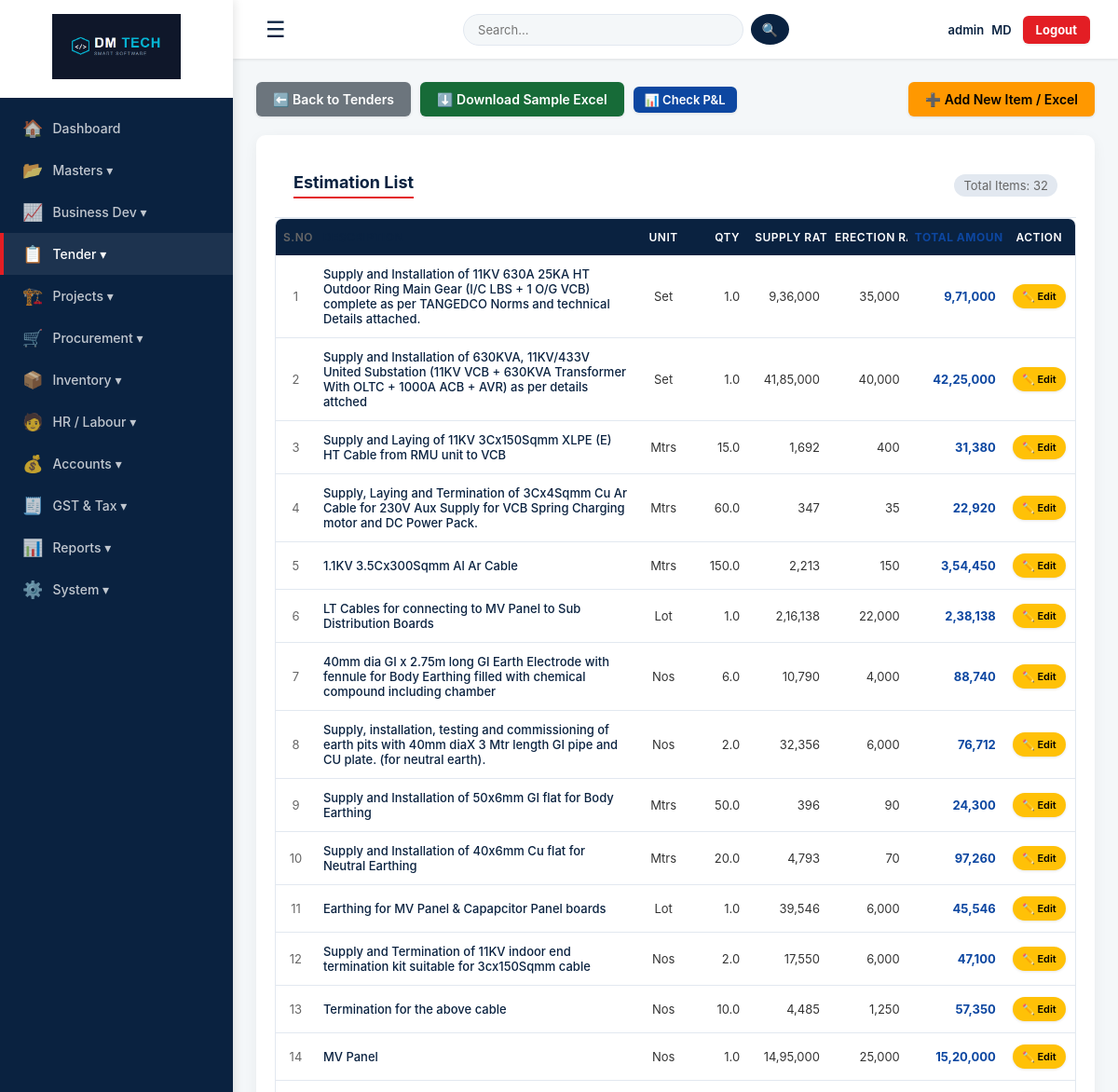
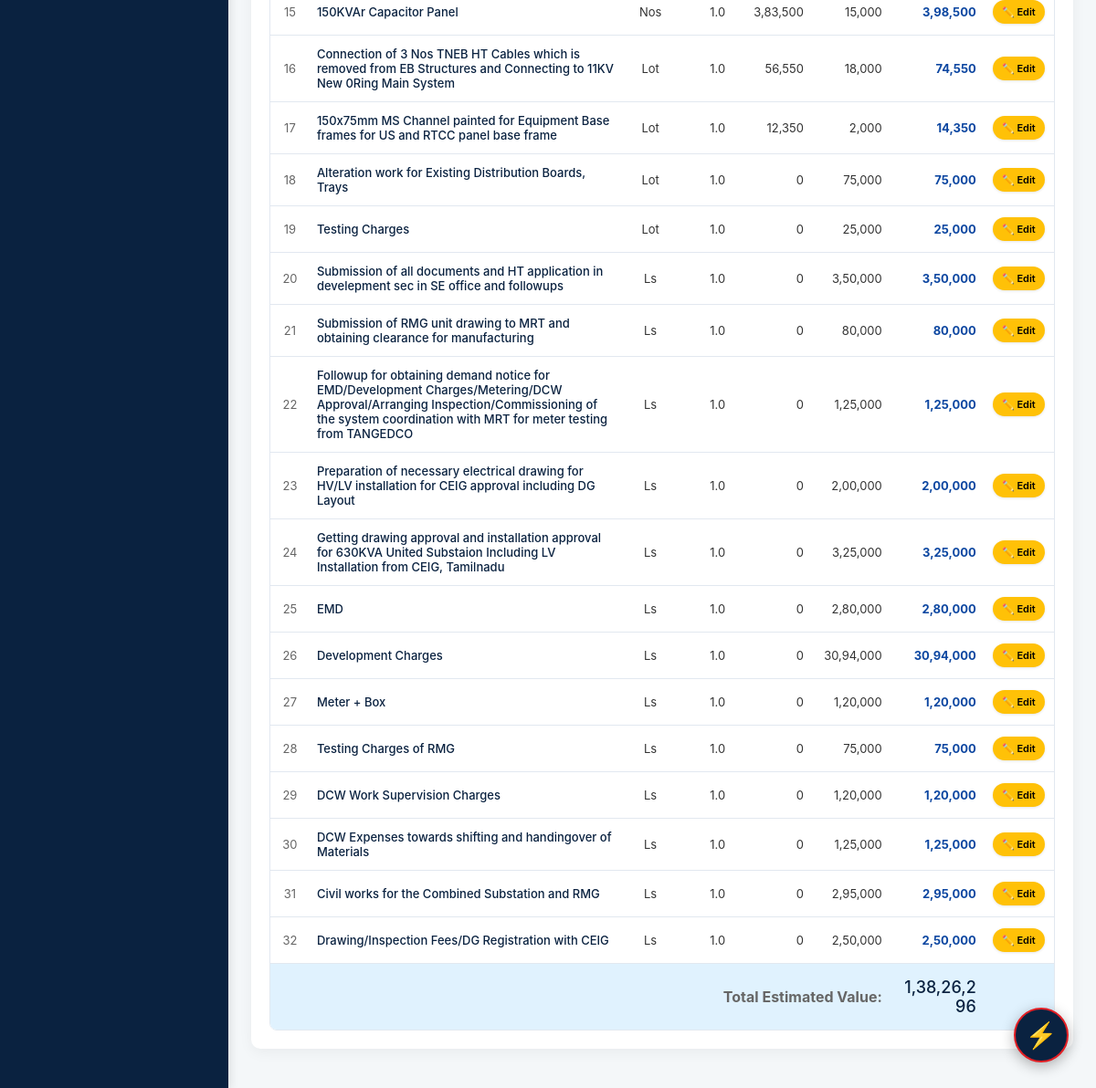
The app's page /tender/1 (signed in) with its own data (2 pictures, top to bottom).
### tables this page shows
CREATE TABLE tender_items (id INTEGER PRIMARY KEY AUTOINCREMENT, tender_id INTEGER NOT NULL, description TEXT, unit TEXT, quantity REAL DEFAULT 0, rate REAL DEFAULT 0, supply_rate REAL DEFAULT 0, erection_rate REAL DEFAULT 0, amount REAL DEFAULT 0, company_supply_rate REAL DEFAULT 0, company_erection_rate REAL DEFAULT 0);

CREATE TABLE tenders (id INTEGER PRIMARY KEY AUTOINCREMENT, tender_no TEXT NOT NULL, client_name TEXT NOT NULL, tender_date TEXT, submission_date TEXT, status TEXT DEFAULT 'Pending', estimated_value REAL DEFAULT 0);

### app.py (the view, shortened to what this page needs)
@app.route("/tender/<int:id>", methods=["GET", "POST"])
def tender_items(id):
    if not session.get("username"): return redirect(url_for("login"))
    conn = get_db()
    t = conn.execute("SELECT * FROM tenders WHERE id=?", (id,)).fetchone()
    items = conn.execute("SELECT * FROM tender_items WHERE tender_id=?", (id,)).fetchall()
    conn.close(); return render_template("tender_items.html", tender=t, items=items)

### app.py (called while the page is built, shortened)
@app.context_processor
def inject_permissions():
    role = session.get('role', 'Admin')
    return dict(is_admin_or_gm=role in ['MD', 'Admin', 'GM'])

@app.after_request
def add_header(response):
    response.headers["Cache-Control"] = "no-cache, no-store, must-revalidate, public, max-age=0"
    response.headers["Pragma"] = "no-cache"
    response.headers["Expires"] = "0"
    return response

@app.template_filter('inr')
def format_inr(number):
    if number is None: return "0"
    try: number = float(number)
    except: return "0"
    is_negative = False
    if number < 0:
        is_negative = True
        number = abs(number)
    integer_part = str(round(number))
    if len(integer_part) > 3:
        last_three = integer_part[-3:]
        remaining = integer_part[:-3]
        groups = []
        while len(remaining) > 2:
            groups.insert(0, remaining[-2:])
            remaining = remaining[:-2]
        if remaining: groups.insert(0, remaining)
        formatted_integer = ",".join(groups) + "," + last_three
    else:
        formatted_integer = integer_part
    result = formatted_integer
    if is_negative: result = "-" + result
    return result

def get_db():
    conn = sqlite3.connect(DATABASE, timeout=20)
    conn.row_factory = sqlite3.Row
    return conn

@app.before_request
def restrict_access():
    if not session.get("username"): return
    role = session.get("role", "MD")
    endpoint = request.endpoint
    finance_routes = ['accounts', 'accounts_entry', 'delete_account_entry', 'delete_bill',
                      'print_bill', 'client_ledger', 'vendor_ledger', 'gst_reconciliation',
                      'run_reconciliation', 'gstr1', 'credit_notes', 'delete_credit_note',
                      'general_expenses', 'company_pnl', 'pay_purchase_bill', 'payroll']
    if endpoint in finance_routes and role not in ['MD', 'GM', 'Accountant']:
        flash("Access Denied: Finance module is restricted.", "error")
        return redirect(url_for('dashboard'))
    if role == "MD": return

### templates/tender_items.html (shortened to what this page needs)
{% extends "base.html" %}
{% block content %}
<div style="margin-bottom: 20px; display: flex; gap: 10px; align-items: center; flex-wrap: wrap;" class="no-print">
    <a href="{{ url_for('tenders') }}" class="btn" style="background: #6c757d;">⬅️ Back to Tenders</a>
    <a href="{{ url_for('download_tender_sample') }}" class="btn" style="background: #176b38;">⬇️ Download Sample Excel</a>
    <a href="{{ url_for('tender_pnl', id=tender['id']) }}" class="btn" style="padding: 6px 12px; font-size: 13px; background: #0d47a1;">📊 Check P&L</a>
    <button type="button" onclick="toggleAddForm()" class="btn" id="toggleBtn" style="background: #ff9800; color: black; margin-left: auto;">➕ Add New Item / Excel</button>
</div>
<div class="card" style="border: none; box-shadow: 0 4px 15px rgba(0,0,0,0.05); border-radius: 10px; overflow: hidden;">
    <div style="padding: 20px; border-bottom: 1px solid #e2e8f0; display: flex; justify-content: space-between; align-items: center;">
        <h3 style="margin: 0; color: #0a2240;">Estimation List</h3>
        <span style="font-size: 13px; color: #666; background: #e2e8f0; padding: 4px 10px; border-radius: 20px;">Total Items: {{ items|length }}</span>
    </div>
    <div class="table-scroll-container">
        <table class="est-table">
            <thead>
                <tr>
                    <th>S.NO</th>
                    <th>Description</th>
                    <th>Unit</th>
                    <th>Qty</th>
                    <th>Supply Rate</th>
                    <th>Erection Rate</th>
                    <th>Total Amount</th>
                    <th class="no-print">Action</th>
                </tr>
            </thead>
            <tbody>
                {% for item in items %}
                <tr id="row-view-{{ item.id }}">
                    <td>{{ loop.index }}</td>
                    <td>{{ item['description'] }}</td>
                    <td>{{ item['unit'] }}</td>
                    <td>{{ item['quantity'] }}</td>
                    <td>{{ (item['supply_rate'] or 0) | inr }}</td>
                    <td>{{ (item['erection_rate'] or 0) | inr }}</td>
                    <td>{{ (item['amount'] or 0) | inr }}</td>
                    <td class="no-print">
                        <button type="button" onclick="toggleEdit({{ item.id }})" class="btn" style="padding: 6px 10px; font-size: 11px; background: #ffc107; color: black; border-radius: 20px;">✏️ Edit</button>
                    </td>
                </tr>
                {% else %}
                <tr><td colspan="8" style="text-align: center; padding: 30px; color: #999;">No estimation items added yet.</td></tr>
                {% endfor %}
            </tbody>
            {% if items %}
            <tfoot>
                <tr class="est-total-row">
                    <td colspan="6" style="text-align: right;">Total Estimated Value:</td>
                    <td style="text-align: right; font-size: 18px;">{{ (tender['estimated_value'] or 0) | inr }}</td>
                    <td class="no-print"></td>
                </tr>
            </tfoot>
            {% endif %}
        </table>
    </div>
</div>
{% endblock %}

### static/css/main.css (style rules this page uses)
:root { --primary-blue: #0a2240; --accent-red: #e31e24; --bg-light: #f4f7f9; --text-dark: #333; --text-light: #666; --white: #ffffff; --border: #e2e8f0; --shadow-sm: 0 1px 3px rgba(0,0,0,0.1); --shadow-md: 0 4px 6px -1px rgba(0,0,0,0.1), 0 2px 4px -1px rgba(0,0,0,0.06); --shadow-lg: 0 10px 15px -3px rgba(0,0,0,0.1), 0 4px 6px -2px rgba(0,0,0,0.05); }
* { box-sizing: border-box; margin: 0; padding: 0; font-family: 'Inter', 'Segoe UI', sans-serif; }
body { background-color: var(--bg-light); color: var(--text-dark); display: flex; min-height: 100vh; }
.card { background: var(--white); border-radius: 10px; padding: 20px; box-shadow: var(--shadow-md); margin-bottom: 20px; border-top: 4px solid var(--primary-blue); transition: 0.2s; }
.card h3, .panel h3 { margin-bottom: 20px; color: var(--primary-blue); border-bottom: 2px solid var(--accent-red); display: inline-block; padding-bottom: 5px; font-weight: 700; font-size: 18px; }
.btn { background: var(--primary-blue); color: var(--white); border: none; padding: 10px 18px; border-radius: 6px; cursor: pointer; font-size: 14px; font-weight: 600; transition: all 0.2s; display: inline-block; text-decoration: none; box-shadow: var(--shadow-sm); text-align: center; }
table { width: 100%; border-collapse: collapse; }
th, td { padding: 12px 15px; text-align: left; border-bottom: 1px solid var(--border); font-size: 13px; vertical-align: middle; }
th { background: #f8fafc; color: var(--primary-blue); font-weight: 700; text-transform: uppercase; font-size: 11px; letter-spacing: 0.5px; white-space: nowrap; }

### templates/tender_items.html (style rules this page uses)
.est-table { width: 100%; border-collapse: separate; border-spacing: 0; margin-bottom: 0; background: white; table-layout: fixed; }
.est-table th { background: #0a2240; color: white; padding: 12px 8px; font-size: 12px; text-transform: uppercase; font-weight: 600; letter-spacing: 0.5px; border: none; text-align: left; position: sticky; top: 0; z-index: 10; }
.est-table td { padding: 12px 8px; border-bottom: 1px solid #e2e8f0; font-size: 13px; color: #333; vertical-align: middle; word-wrap: break-word; }
.est-table th:nth-child(1), .est-table td:nth-child(1) { text-align: center; width: 5%; color: #666; }
.est-table th:nth-child(2), .est-table td:nth-child(2) { text-align: left; font-weight: 500; color: #0a2240; width: 40%; white-space: normal; }
.est-table th:nth-child(3), .est-table td:nth-child(3) { text-align: center; width: 7%; }
.est-table th:nth-child(4), .est-table td:nth-child(4) { text-align: right; width: 7%; }
.est-table th:nth-child(5), .est-table td:nth-child(5), .est-table th:nth-child(6), .est-table td:nth-child(6) { text-align: right; width: 10%; }
.est-table th:nth-child(7), .est-table td:nth-child(7) { text-align: right; font-weight: bold; color: #0d47a1; width: 12%; }
.est-table th:nth-child(8), .est-table td:nth-child(8) { text-align: center; width: 9%; }
.est-total-row td { background: #e0f2fe; padding: 15px 8px; font-size: 16px; font-weight: bold; color: #0a2240; border-bottom: none; }
.table-scroll-container { width: 100%; overflow-x: auto; border-radius: 8px; border: 1px solid #e2e8f0; }

### records on screen
tender_items: description "Supply and Installation of 11KV 630A 25KA HT Outdoor Ring Main Gear (I/C LBS + 1 O/G VCB) complete as per TANGEDCO Norms and technical Details attached.", unit "Set", quantity "1.0", supply_rate "9,36,000", erection_rate "35,000", amount "9,71,000"
tender_items: description "Supply and Installation of 630KVA, 11KV/433V United Substation (11KV VCB + 630KVA Transformer With OLTC + 1000A ACB + AVR) as per details attched", unit "Set", quantity "1.0", supply_rate "41,85,000", erection_rate "40,000", amount "42,25,000"
tender_items: description "Supply and Laying of 11KV 3Cx150Sqmm XLPE (E) HT Cable from RMU unit to VCB", unit "Mtrs", quantity "15.0", supply_rate "1,692", erection_rate "400", amount "31,380"
tender_items: description "Supply, Laying and Termination of 3Cx4Sqmm Cu Ar Cable for 230V Aux Supply for VCB Spring Charging motor and DC Power Pack.", unit "Mtrs", quantity "60.0", supply_rate "347", erection_rate "35", amount "22,920"
tender_items: description "1.1KV 3.5Cx300Sqmm Al Ar Cable", unit "Mtrs", quantity "150.0", supply_rate "2,213", erection_rate "150", amount "3,54,450"
tender_items: description "LT Cables for connecting to MV Panel to Sub Distribution Boards", unit "Lot", quantity "1.0", supply_rate "2,16,138", erection_rate "22,000", amount "2,38,138"
tender_items: description "40mm dia GI x 2.75m long GI Earth Electrode with fennule for Body Earthing filled with chemical compound including chamber", unit "Nos", quantity "6.0", supply_rate "10,790", erection_rate "4,000", amount "88,740"
tender_items: description "Supply, installation, testing and commissioning of earth pits with 40mm diaX 3 Mtr length GI pipe and CU plate. (for neutral earth).", unit "Nos", quantity "2.0", supply_rate "32,356", erection_rate "6,000", amount "76,712"
tender_items: description "Supply and Installation of 50x6mm GI flat for Body Earthing", unit "Mtrs", quantity "50.0", supply_rate "396", erection_rate "90", amount "24,300"
tender_items: description "Supply and Installation of 40x6mm Cu flat for Neutral Earthing", unit "Mtrs", quantity "20.0", supply_rate "4,793", erection_rate "70", amount "97,260"
tender_items: description "Earthing for MV Panel & Capapcitor Panel boards", unit "Lot", quantity "1.0", supply_rate "39,546", erection_rate "6,000", amount "45,546"
tender_items: description "Supply and Termination of 11KV indoor end termination kit suitable for 3cx150Sqmm cable", unit "Nos", quantity "2.0", supply_rate "17,550", erection_rate "6,000", amount "47,100"
tender_items: description "Termination for the above cable", unit "Nos", quantity "10.0", supply_rate "4,485", erection_rate "1,250", amount "57,350"
tender_items: description "MV Panel", unit "Nos", quantity "1.0", supply_rate "14,95,000", erection_rate "25,000", amount "15,20,000"
tender_items: description "150KVAr Capacitor Panel", unit "Nos", quantity "1.0", supply_rate "3,83,500", erection_rate "15,000", amount "3,98,500"
tender_items: description "Connection of 3 Nos TNEB HT Cables which is removed from EB Structures and Connecting to 11KV New 0Ring Main System", unit "Lot", quantity "1.0", supply_rate "56,550", erection_rate "18,000", amount "74,550"
tender_items: description "150x75mm MS Channel painted for Equipment Base frames for US and RTCC panel base frame", unit "Lot", quantity "1.0", supply_rate "12,350", erection_rate "2,000", amount "14,350"
tender_items: description "Alteration work for Existing Distribution Boards, Trays", unit "Lot", quantity "1.0", supply_rate "0", erection_rate "75,000", amount "75,000"
tender_items: description "Testing Charges", unit "Lot", quantity "1.0", supply_rate "0", erection_rate "25,000", amount "25,000"
tender_items: description "Submission of all documents and HT application in develepment sec in SE office and followups", unit "Ls", quantity "1.0", supply_rate "0", erection_rate "3,50,000", amount "3,50,000"
tender_items: description "Submission of RMG unit drawing to MRT and obtaining clearance for manufacturing", unit "Ls", quantity "1.0", supply_rate "0", erection_rate "80,000", amount "80,000"
tender_items: description "Followup for obtaining demand notice for EMD/Development Charges/Metering/DCW Approval/Arranging Inspection/Commissioning of the system coordination with MRT for meter testing from TANGEDCO", unit "Ls", quantity "1.0", supply_rate "0", erection_rate "1,25,000", amount "1,25,000"
tender_items: description "Preparation of necessary electrical drawing for HV/LV installation for CEIG approval including DG Layout", unit "Ls", quantity "1.0", supply_rate "0", erection_rate "2,00,000", amount "2,00,000"
tender_items: description "Getting drawing approval and installation approval for 630KVA United Substaion Including LV Installation from CEIG, Tamilnadu", unit "Ls", quantity "1.0", supply_rate "0", erection_rate "3,25,000", amount "3,25,000"
tender_items: description "EMD", unit "Ls", quantity "1.0", supply_rate "0", erection_rate "2,80,000", amount "2,80,000"
tender_items: description "Development Charges", unit "Ls", quantity "1.0", supply_rate "0", erection_rate "30,94,000", amount "30,94,000"
tender_items: description "Meter + Box", unit "Ls", quantity "1.0", supply_rate "0", erection_rate "1,20,000", amount "1,20,000"
tender_items: description "Testing Charges of RMG", unit "Ls", quantity "1.0", supply_rate "0", erection_rate "75,000", amount "75,000"
tender_items: description "DCW Work Supervision Charges", unit "Ls", quantity "1.0", supply_rate "0", erection_rate "1,20,000", amount "1,20,000"
tender_items: description "DCW Expenses towards shifting and handingover of Materials", unit "Ls", quantity "1.0", supply_rate "0", erection_rate "1,25,000", amount "1,25,000"
tender_items: description "Civil works for the Combined Substation and RMG", unit "Ls", quantity "1.0", supply_rate "0", erection_rate "2,95,000", amount "2,95,000"
tender_items: description "Drawing/Inspection Fees/DG Registration with CEIG", unit "Ls", quantity "1.0", supply_rate "0", erection_rate "2,50,000", amount "2,50,000"
tenders: estimated_value "1,38,26,296"

### other values on screen
{{ session['username'] }} "admin"
{{ user_role }} "MD"
{{ items|length }} "32"
